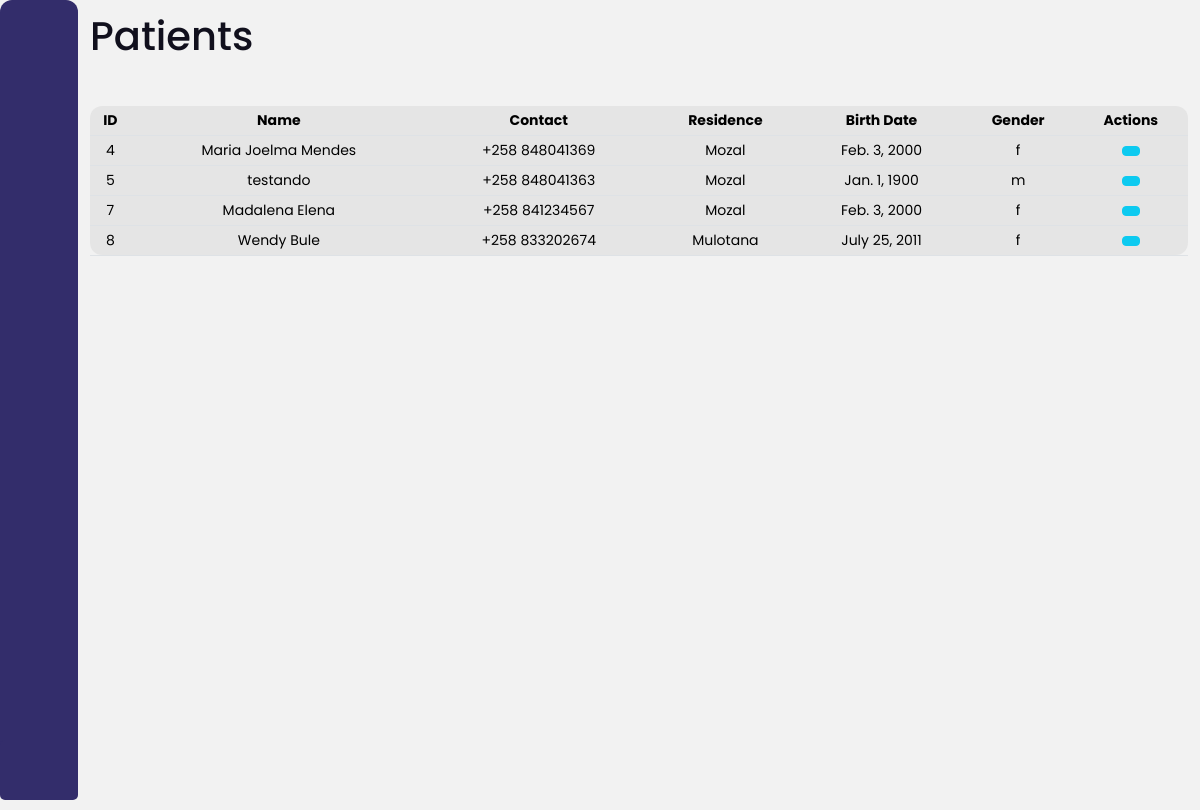
The app's page /doctors/patients (signed in) with its own data.
### users/models.py (models this page shows)
class Patient(models.Model):
    user = models.OneToOneField(User, on_delete=models.CASCADE)
    firstname = models.CharField(max_length=255, default="")
    lastname = models.CharField(max_length=255, default="")
    residence = models.CharField(max_length=50, default="")
    phoneNumber = models.CharField(max_length=14, unique=True, default="+258 ")
    gender = models.CharField(max_length=8, choices=[('M',"Male"),('F','Female')], default="")
    birthDate = models.DateField()
    is_booked = models.BooleanField(default=False)
    def __str__(self):
        return f"{self.firstname} {self.lastname}"

### users/views.py (the view)
# urls.py: path("doctors/patients",views.patientList, name="doctor_patients"),
@has_role_decorator('doctor')
@login_required(login_url='logIn')
def patientList(request):
    patients = Patient.objects.all()
    context = {
        'patients':patients,
    }
    return render(request, "users/doctor_patients.html", context)

### users/templates/users/doctor_patients.html (shortened to what this page needs)
{% extends "doctor-base.html" %}
{% load static %}
{% block links %}
<link rel="stylesheet" href="{% static 'users/style.css' %}">
<link href='https://cdn.boxicons.com/3.0.3/fonts/basic/boxicons.min.css' rel='stylesheet'>
{% endblock links %}
{% block body %}
    {% block main_content %}
        <h1>Patients</h1>
        <br>
        <div class="table-responsive mx-auto" style="max-width: 1200px;">
            <table class="table table-active table-hover table-sm">
                <thead>
                    <tr>
                        <th class="text-center">ID</th>
                        <th class="text-center">Name</th>
                        <th class="text-center">Contact</th>
                        <th class="text-center">Residence</th>
                        <th class="text-center">Birth Date</th>
                        <th class="text-center">Gender</th>
                        <th class="text-center">Actions</th>
                    </tr>
                </thead>
                <tbody>
                    {% for patient in patients  %}
                        <tr>
                            <td class="text-center" >{{ patient.id }}</td>
                            <td class="text-center">{{ patient }}</td>
                            <td class="text-center">{{ patient.phoneNumber }}</td>
                            <td class="text-center">{{ patient.residence }}</td>
                            <td class="text-center">{{ patient.birthDate }}</td>
                            <td class="text-center">{{ patient.gender }}</td>
                            <td class="text-center">
                                <a href="#" class="btn btn-info btn-sm"></a>
                            </td>
                        </tr>
                    {% endfor %}
                </tbody>
            </table>
        </div>
    {% endblock main_content %}
{% endblock body %}

### users/static/users/style.css (style rules this page uses)
* { margin: 0; padding: 0; box-sizing: border-box; }
body { background-color: #F2F2F2; color: #0D0D0D; min-height: 100vh; width: 100%; overflow: hidden; font-family: "Poppins", sans-serif; font-weight: 400; font-style: normal; }
.table { font-size: 14px; }
.table thead tr th:first-child { border-top-left-radius: 12px; }
.table thead tr th:last-child { border-top-right-radius: 12px; }
.table tbody tr:last-child td:first-child { border-bottom-left-radius: 12px; }
.table tbody tr:last-child td:last-child { border-bottom-right-radius: 12px; }

### records on screen
Patient: id "4", firstname+lastname "Maria Joelma Mendes", phoneNumber "+258 848041369", residence "Mozal", birthDate "Feb. 3, 2000", gender "f"
Patient: id "5", firstname+lastname "testando", phoneNumber "+258 848041363", residence "Mozal", birthDate "Jan. 1, 1900", gender "m"
Patient: id "7", firstname+lastname "Madalena Elena", phoneNumber "+258 841234567", residence "Mozal", birthDate "Feb. 3, 2000", gender "f"
Patient: id "8", firstname+lastname "Wendy Bule", phoneNumber "+258 833202674", residence "Mulotana", birthDate "July 25, 2011", gender "f"
